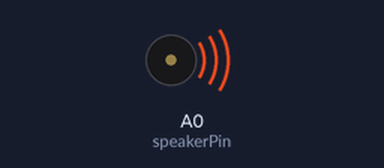
This sketch was run on a simulated Arduino Uno, built with avr-gcc and run on an emulated ATmega328P. On the bench: buzzer (waves = sounding). At 7.0 s the program stops and its outputs stay as they are.

Above: at 0.1 s.
At 6.8 s:
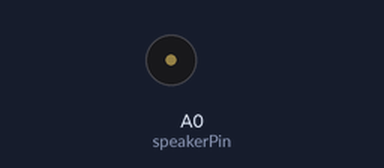
Timing chart, 0 to 8.3 s (numbered marks = the images above):
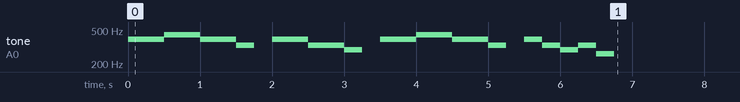

The sketch:

LAB7_1_201824552.ino
```cpp
#include <pitches.h>

int speakerPin = A0;
int noteDuration = 4; // 4분음표
int melody[]={
  NOTE_G4, NOTE_G4, NOTE_A4, NOTE_A4, NOTE_G4, NOTE_G4, NOTE_E4, 0,
  NOTE_G4, NOTE_G4, NOTE_E4, NOTE_E4, NOTE_D4, 0,
  NOTE_G4, NOTE_G4, NOTE_A4, NOTE_A4, NOTE_G4, NOTE_G4, NOTE_E4, 0,
  NOTE_G4, NOTE_E4, NOTE_D4, NOTE_E4, NOTE_C4, 0
};

void setup() {
}

void loop() {
  for(int thisNote=0; thisNote < sizeof(melody)/sizeof(int); thisNote++){
    int noteLength = 1000 / noteDuration;
    tone(speakerPin, melody[thisNote], noteLength);

    delay(noteLength);
    noTone(speakerPin);
  }

  while(true);

}
```

Measured:
- by itself, tone on A0 (speakerPin): plays 392 Hz for 0.50 s, 440 Hz for 0.50 s, 392 Hz for 0.50 s, 330 Hz for 0.25 s, 392 Hz for 0.50 s, 330 Hz for 0.50 s … (16 notes in this stretch)
